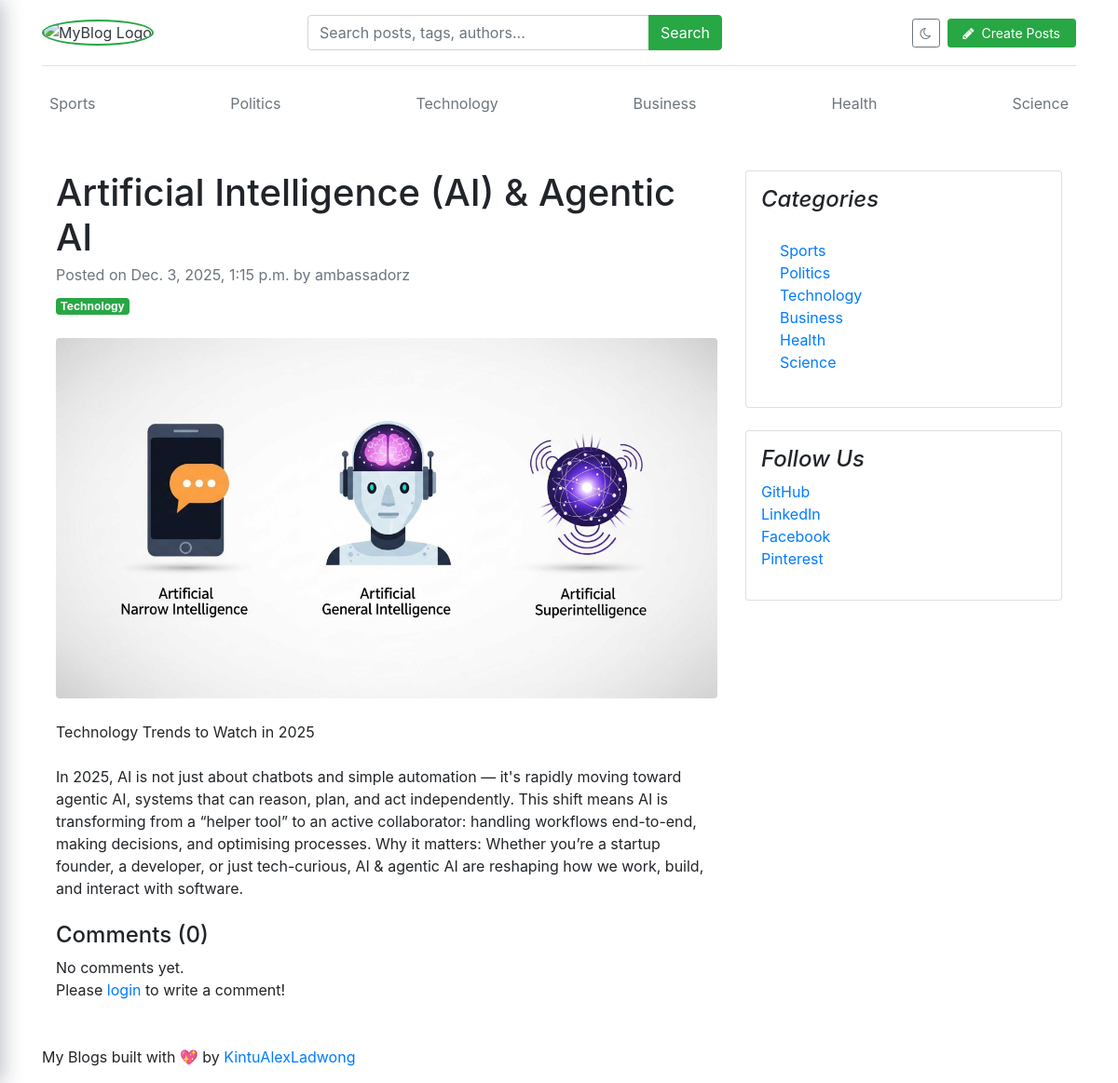
The app's page /blogs/artificial-intelligence-ai-agentic-ai-11/, older data.
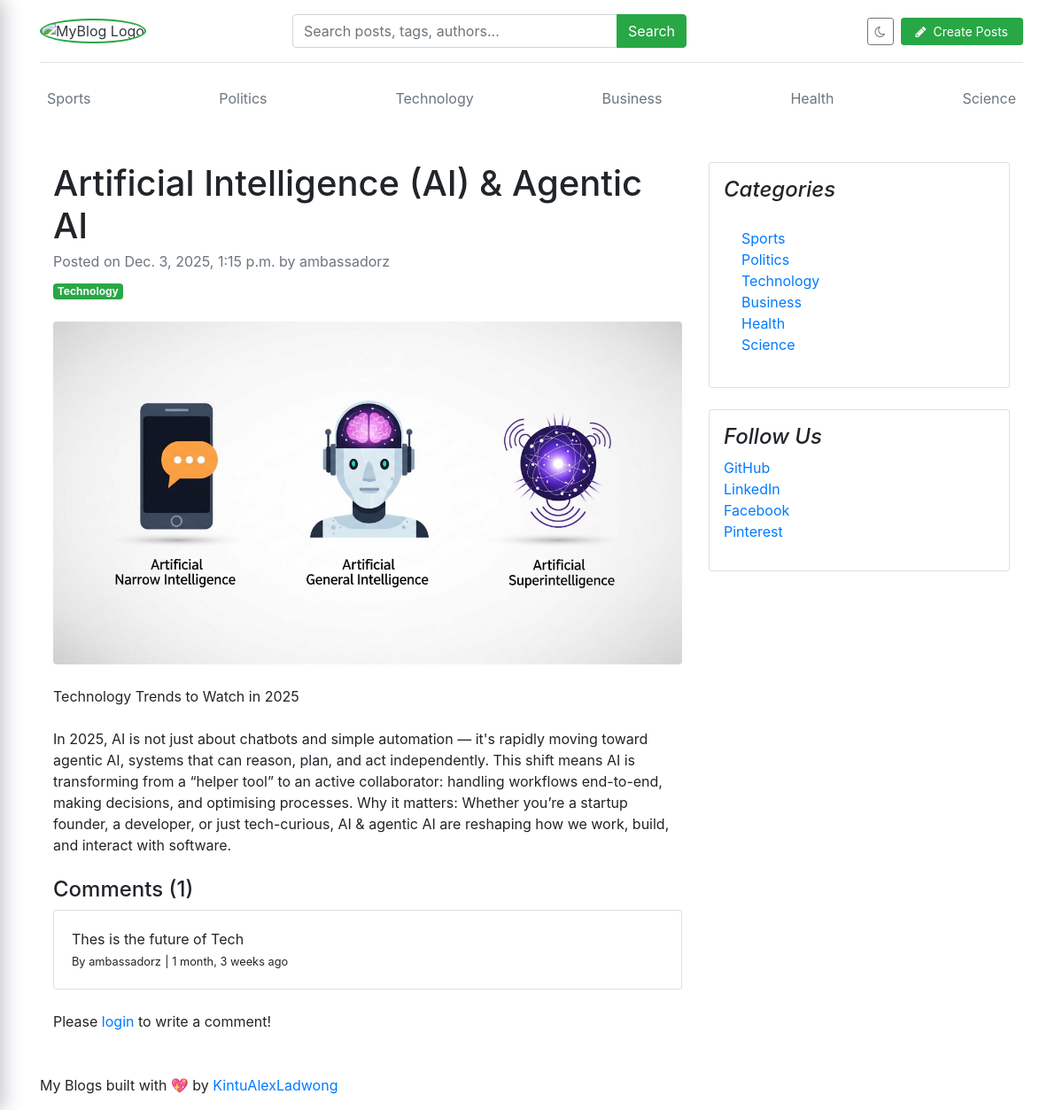
The same page, newer data.
### blogs/models.py (models this page shows)
class Category(models.Model):
    category_name = models.CharField(max_length=50, unique=True)
    created_at = models.DateTimeField(auto_now_add=True)
    updated_at = models.DateTimeField(auto_now=True)
    class Meta:
        verbose_name_plural = 'categories'
    def __str__(self):
        return self.category_name

class Comment(models.Model):
    user = models.ForeignKey(User, on_delete=models.CASCADE)
    blog = models.ForeignKey(Blog, on_delete=models.CASCADE)
    comment = models.TextField(max_length=250)
    created_at = models.DateTimeField(auto_now_add=True)
    updated_at = models.DateTimeField(auto_now=True)
    def __str__(self):
        return self.comment

### assignments/models.py (models this page shows, shortened)
class SocialLink(models.Model):
    platform = models.CharField(max_length=25)
    link = models.URLField(max_length=100)
    created_at = models.DateTimeField(auto_now_add=True)
    updated_at = models.DateTimeField(auto_now=True)

### blogs/views.py (the view, shortened to what this page needs)
# urls.py: path('blogs/<slug:slug>/', BlogsView.blogs, name='blogs'),
def blogs(request, slug):
    single_blog = get_object_or_404(Blog, slug=slug, status='Published')
    comments = Comment.objects.filter(blog=single_blog)
    comment_count = comments.count()
    context = {
        'single_blog': single_blog,
        'comments': comments,
        'comment_count': comment_count,
    }
    return render(request, 'blogs.html', context)

### blogs/context_processors.py (called while the page is built)
def get_categories(request):
    categories = Category.objects.all()
    return dict(categories=categories)

def get_social_links(request):
    social_links = SocialLink.objects.all()
    return dict(social_links=social_links)

### templates/blogs.html
{% extends 'base.html' %}
{% block content %}
<div class="container mt-5">
    <div class="row">
        <div class="col-lg-8">
            <article>
                <header class="mb-4">
                    <h1 class="fw-bolder mb-1">{{ single_blog.title }}</h1>
                    <div class="text-muted fst-italic mb-2">Posted on {{ single_blog.created_at }} by {{ single_blog.author }}</div>
                    <a class="badge bg-success text-decoration-none text-light" href="#!">{{ single_blog.category }}</a>
                </header>
                <figure class="mb-4"><img class="img-fluid rounded" src="{{ single_blog.featured_image.url }}" alt="..." /></figure>
                <section class="mb-5">
                    <p class="fs-5 mb-4">{{ single_blog.short_description }}</p>
                    <p class="fs-5 mb-4">{{ single_blog.blog_body }}</p>
                    <h4>Comments ({{ comment_count }})</h4>
                    {% if comments %}
                        {% for comment in comments %}
                            <div class="card mt-1">
                                <div class="card-body">
                                    <p class="card-text mb-0">{{ comment }}</p>
                                    <span>
                                        <small>By {{ comment.user }}</small>
                                        <small>| {{ comment.created_at | timesince }} ago</small>
                                    </span>
                                </div>
                            </div>
                        {% endfor %}
                    {% else %}
                    No comments yet.
                    {% endif %}
                    <br>
                    <div class="form-group">
                        {% if user.is_authenticated %}
                        <form action="" method="POST">
                            {% csrf_token %}
                            <div class="form-group">
                                <textarea name="comment" class="form-control" placeholder="Write your comment"></textarea>
                                <input type="submit" value="Submit" class="btn btn-primary mt-2">
                            </div>
                        </form>
                        {% else %}
                        <p>Please <span><a href="{% url 'login' %}">login</a></span> to write a comment!</p>
                        {% endif %}
                    </div>
                </section>
            </article>
        </div>
        <div class="col-lg-4">
            <div class="card mb-4 p-3">
                <h4 class="font-italic">Categories</h4>
                <div class="card-body">
                    <div class="row">
                        <div class="col-sm-6">
                            <ul class="list-unstyled mb-0">
                                {% for cat in categories %}
                                <li><a href="{% url 'posts_by_category' cat.id %}">{{ cat.category_name }}</a></li>
                                {% endfor %}
                            </ul>
                        </div>
                    </div>
                </div>
            </div>
            {% if social_links %}
            <div class="card mb-4 p-3">
                <h4 class="font-italic">Follow Us</h4>
                <ol class="list-unstyled">
                    {% for i in social_links %}
                    <li><a href="{{ i.link }}" target="_blank">{{ i.platform }}</a></li>
                    {% endfor %}
                </ol>
            </div>
            {% endif %}
        </div>
    </div>
</div>
{% endblock %}

### templates/base.html (shortened to what this page needs)
{% load static %}
<!DOCTYPE html>
<html lang="en">
<head>
    <link href="https://getbootstrap.com/docs/4.0/dist/css/bootstrap.min.css" rel="stylesheet">
    <link href="{% static 'css/blog.css' %}" rel="stylesheet">
    <link rel="stylesheet" href="https://cdnjs.cloudflare.com/ajax/libs/font-awesome/4.7.0/css/font-awesome.min.css">
</head>
<body>
  <div class="container">
    <header class="blog-header py-3 mb-3 border-bottom shadow-sm">
      <div class="row align-items-center">
        <div class="col-6 col-md-3 d-flex align-items-center">
          <a class="blog-header-logo text-dark" href="/">
            <img
              class="img-fluid"
              src="{% static 'images/myBlogo.png' %}"
              alt="MyBlog Logo"
              width="50"
              height="50"
              style="border-radius: 50%; border: 2.5px solid #28a745; object-fit: cover; margin-right: .4rem;"
            >
          </a>
        </div>
        <div class="col-12 col-md-5 order-3 order-md-2 mt-3 mt-md-0">
          <form action="{% url 'search' %}" method="GET">
            <div class="input-group">
              <input class="form-control" type="text" name="keyword" value="{{ keyword }}"
                     placeholder="Search posts, tags, authors..." aria-label="Search">
              <div class="input-group-append">
                <button type="submit" class="btn btn-success">
                  <span class="d-none d-md-inline">Search</span>
                </button>
              </div>
            </div>
          </form>
        </div>
        <div class="col-6 col-md-4 d-flex justify-content-end align-items-center order-2 order-md-3">
          <button class="btn btn-outline-secondary btn-sm mr-2 rounded-pill" id="themeToggle" type="button">
            <i class="fa fa-moon-o theme-icon-dark"></i>
          </button>
          {% if not user.is_authenticated %}
            <a class="btn btn-success btn-sm rounded-pill px-3 header-cta-btn" href="{% url 'login' %}">
              <i class="fa fa-pencil mr-1"></i>
              <span class="d-none d-sm-inline">Create Posts</span>
            </a>
          {% endif %}
        </div>
      </div>
    </header>
    <div class="nav-scroller py-1 mb-2">
      <nav class="nav d-flex justify-content-between">
        {% for cat in categories %}
          <a class="p-2 text-muted" href="{% url 'posts_by_category' cat.id %}">{{ cat.category_name }}</a>
        {% endfor %}
      </nav>
    </div>
    {% block content %}
    {% endblock %}
    <footer class="blog-footer">
      <p>
        My Blogs built with 💖 by
        <a href="https://ladwongdevelopers.dev/playground" target="_blank">KintuAlexLadwong</a>
      </p>
    </footer>
  </div>
</body>
</html>

Row changes from the older to the newer data that the page shows:
added Comment: comment "Thes is the future of Tech", user "ambassadorz", created_at "1 month, 3 weeks"
Text that changed along with them:
{{ comment_count }}: "0" → "1"
text no longer shown: "No comments yet."
